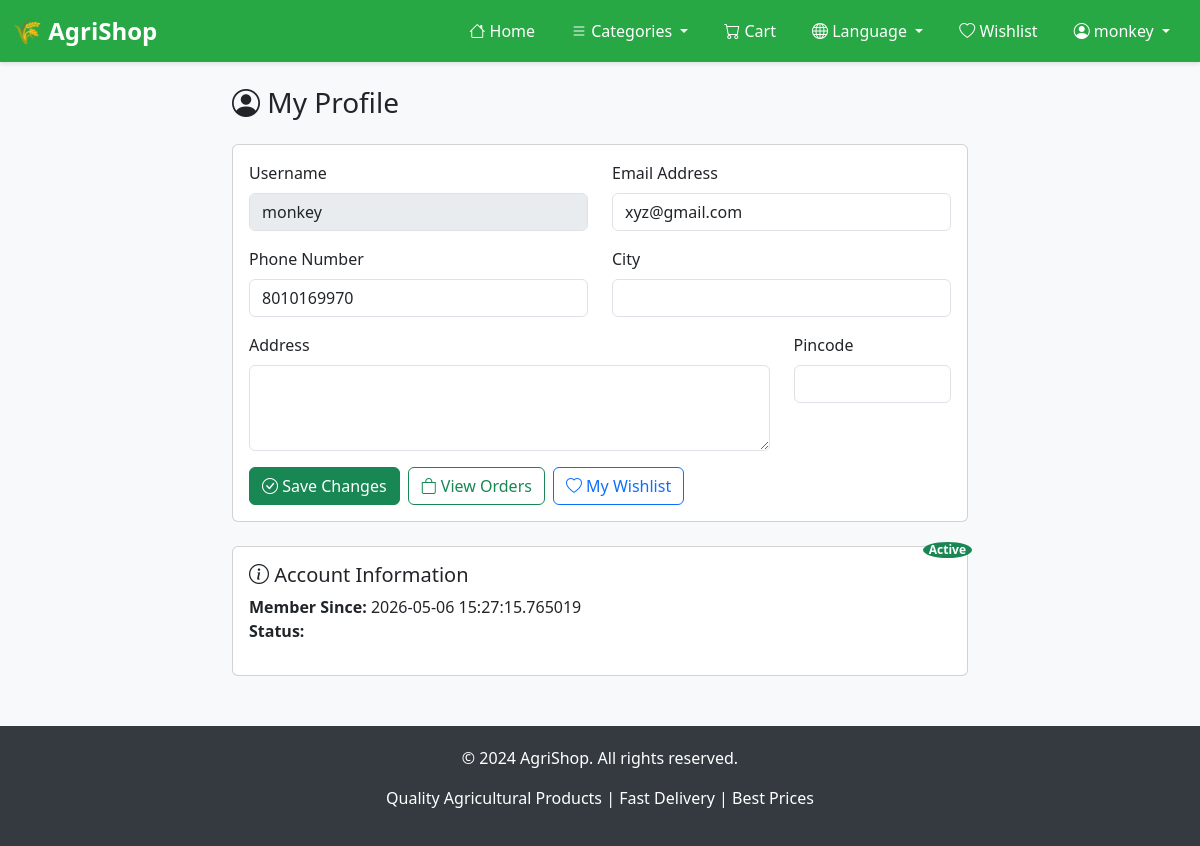
Page /profile (signed in) on the committed database.
### tables this page shows
CREATE TABLE users (
        id INTEGER PRIMARY KEY AUTOINCREMENT,
        username TEXT,
        password TEXT
    , email TEXT, phone TEXT, address TEXT, city TEXT, pincode TEXT, created_at TIMESTAMP, role TEXT DEFAULT 'customer');

### app.py (the view, shortened to what this page needs)
@app.route('/profile', methods=["GET","POST"])
def profile():
    if "user" not in session:
        return redirect(url_for("login"))
    conn = sqlite3.connect("database.db")
    cursor = conn.cursor()
    cursor.execute("SELECT * FROM users WHERE username=?", (session["user"],))
    user = cursor.fetchone()
    conn.close()
    return render_template("profile.html", user=user)

### app.py (called while the page is built)
def get_locale():
    return session.get('language', 'en')

def get_translation(key, default=''):
    locale = get_locale()
    return translations.get(locale, {}).get(key, translations.get('en', {}).get(key, default))

@app.before_request
def inject_translations():
    request.get_translation = get_translation
    request.current_language = get_locale()

### templates/profile.html
{% extends "base.html" %}
{% block content %}
<div class="row">
    <div class="col-md-8 offset-md-2">
        <h3 class="mb-4"><i class="bi bi-person-circle"></i> My Profile</h3>
        <div class="card">
            <div class="card-body">
                <form method="POST">
                    <div class="row">
                        <div class="col-md-6 mb-3">
                            <label class="form-label">Username</label>
                            <input type="text" class="form-control" value="{{ user[1] }}" disabled>
                        </div>
                        <div class="col-md-6 mb-3">
                            <label class="form-label">Email Address</label>
                            <input type="email" class="form-control" name="email" value="{{ user[3] or '' }}" required>
                        </div>
                    </div>
                    <div class="row">
                        <div class="col-md-6 mb-3">
                            <label class="form-label">Phone Number</label>
                            <input type="tel" class="form-control" name="phone" value="{{ user[4] or '' }}">
                        </div>
                        <div class="col-md-6 mb-3">
                            <label class="form-label">City</label>
                            <input type="text" class="form-control" name="city" value="{{ user[7] or '' }}">
                        </div>
                    </div>
                    <div class="row">
                        <div class="col-md-9 mb-3">
                            <label class="form-label">Address</label>
                            <textarea class="form-control" name="address" rows="3">{{ user[5] or '' }}</textarea>
                        </div>
                        <div class="col-md-3 mb-3">
                            <label class="form-label">Pincode</label>
                            <input type="text" class="form-control" name="pincode" value="{{ user[7] or '' }}">
                        </div>
                    </div>
                    <div class="d-flex gap-2">
                        <button type="submit" class="btn btn-success">
                            <i class="bi bi-check-circle"></i> Save Changes
                        </button>
                        <a href="/my-orders" class="btn btn-outline-success">
                            <i class="bi bi-bag"></i> View Orders
                        </a>
                        <a href="/wishlist" class="btn btn-outline-primary">
                            <i class="bi bi-heart"></i> My Wishlist
                        </a>
                    </div>
                </form>
            </div>
        </div>
        <div class="card mt-4">
            <div class="card-body">
                <h5 class="card-title"><i class="bi bi-info-circle"></i> Account Information</h5>
                <ul class="list-unstyled">
                    <li><strong>Member Since:</strong> {{ user[8] if user[8] else 'Just now' }}</li>
                    <li><strong>Status:</strong> <span class="badge bg-success">Active</span></li>
                </ul>
            </div>
        </div>
    </div>
</div>
{% endblock %}

### templates/base.html (shortened to what this page needs)
<!DOCTYPE html>
<html>
<head>
    <link href="https://cdn.jsdelivr.net/npm/bootstrap@5.3.0/dist/css/bootstrap.min.css" rel="stylesheet">
    <link href="https://cdn.jsdelivr.net/npm/bootstrap-icons@1.10.0/font/bootstrap-icons.css" rel="stylesheet">
</head>
<body>
<nav class="navbar navbar-expand-lg navbar-dark">
    <div class="container-fluid">
        <a class="navbar-brand" href="/">🌾 AgriShop</a>
        <div class="collapse navbar-collapse" id="navbarNav">
            <ul class="navbar-nav ms-auto">
                <li class="nav-item">
                    <a class="nav-link" href="/">
                        <i class="bi bi-house"></i> {{ request.get_translation('home') }}
                    </a>
                </li>
                <li class="nav-item dropdown">
                    <a class="nav-link dropdown-toggle" href="#" id="categoriesDropdown" role="button" data-bs-toggle="dropdown">
                        <i class="bi bi-list"></i> {{ request.get_translation('categories') }}
                    </a>
                </li>
                <li class="nav-item">
                    <a class="nav-link position-relative" href="/cart">
                        <i class="bi bi-cart"></i> {{ request.get_translation('cart') }}
                        {% set cart_count = session.get('cart', {})|length %}
                    </a>
                </li>
                <li class="nav-item dropdown">
                    <a class="nav-link dropdown-toggle" href="#" id="languageDropdown" role="button" data-bs-toggle="dropdown">
                        <i class="bi bi-globe"></i> {{ request.get_translation('language') }}
                    </a>
                </li>
                {% if session.get('user') %}
                    <li class="nav-item">
                        <a class="nav-link" href="/wishlist">
                            <i class="bi bi-heart"></i> {{ request.get_translation('wishlist') }}
                        </a>
                    </li>
                    <li class="nav-item dropdown">
                        <a class="nav-link dropdown-toggle" href="#" id="userDropdown" role="button" data-bs-toggle="dropdown">
                            <i class="bi bi-person-circle"></i> {{ session.get('user') }}
                        </a>
                    </li>
                {% endif %}
            </ul>
        </div>
    </div>
</nav>
<div class="container mt-4 mb-5">
    {% block content %}{% endblock %}
</div>
<footer class="text-center">
    <div class="container">
        <p>&copy; 2024 AgriShop. {{ request.get_translation('all_rights_reserved', 'All rights reserved.') }}</p>
        <p>{{ request.get_translation('footer_message', 'Quality Agricultural Products | Fast Delivery | Best Prices') }}</p>
    </div>
</footer>
</body>
</html>

### templates/base.html (style rules this page uses)
body { background-color: #f8f9fa; }
.navbar { background-color: #28a745 !important; box-shadow: 0 2px 4px rgba(0,0,0,0.1); }
.navbar-brand { font-size: 1.5rem; font-weight: bold; }
.nav-link { color: white !important; margin: 0 10px; transition: opacity 0.3s; }
.badge { position: absolute; top: -5px; right: -5px; background-color: #dc3545; color: white; border-radius: 50%; padding: 2px 6px; font-size: 12px; }
footer { background-color: #343a40; color: white; padding: 20px 0; margin-top: 50px; }

### rows in the picture
users: get "monkey", username "monkey", email "xyz@gmail.com", phone "8010169970", created_at "2026-05-06 15:27:15.765019"

### other values in the picture
{{ request.get_translation('home') }} "Home"
{{ request.get_translation('categories') }} "Categories"
{{ request.get_translation('cart') }} "Cart"
{{ request.get_translation('language') }} "Language"
{{ request.get_translation('wishlist') }} "Wishlist"
{{ request.get_translation('all_rights_reserved', 'All rights reserved.') }} "All rights reserved."
